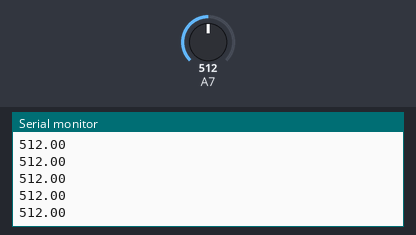
This sketch was run on a simulated Arduino Nano, built with avr-gcc and run on an emulated ATmega328P. Parts: the last lines printed to the serial monitor. The test bench sets the inputs (shaded band); at power-on: A7 = 512.

Above: at 1.2 s.
1.3 s: A7 set to 716
At 2.3 s:
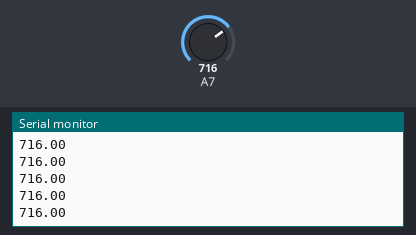
2.8 s: A7 set to 900
At 3.8 s:
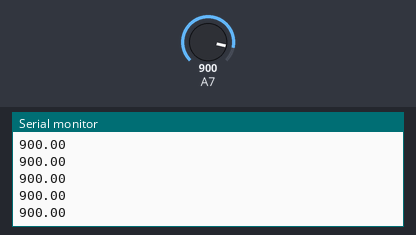
Timing chart, 0 to 5.8 s (numbered marks = the images above; inputs shaded):
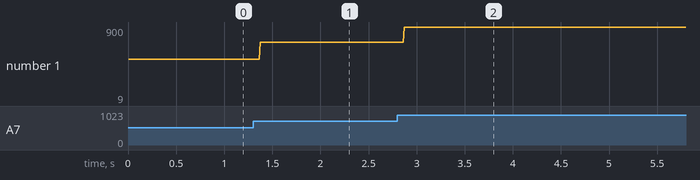

The sketch:

analogRead.ino
```cpp
#include <SoftwareSerial.h>

SoftwareSerial COM(A7, A6);

void setup() {
  Serial.begin(9600);
  COM.begin(9600);

  Serial.println("START");
}

double val = 0;
double newVal = 0;

void loop() {
//  if (COM.available() > 0)
//  {
//    Serial.println(COM.read());
//  }
//
    newVal = analogRead(A7);
    if (newVal != val)
    {
      Serial.println(newVal);

    }
}
```

Measured:
- after the input at 1.3 s, the serial monitor: prints a new line after 0.07 s (image 1)
- after the input at 2.8 s, the serial monitor: prints a new line after 0.07 s (image 2)
- plotted number 1: 512 → 716 after the input at 1.3 s, 716 → 9 after the input at 2.8 s
